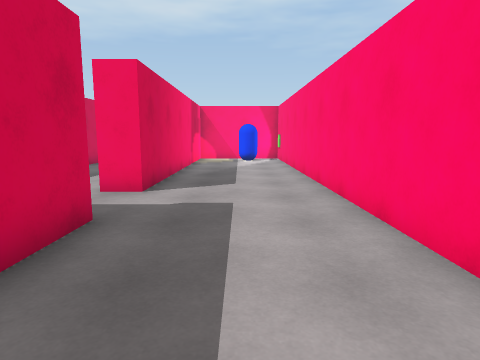
View 1 (above)

18 first-person views from a walk through a 3-D level made in the Unity game engine. The camera is 1.3 m above the floor, tilts 8° down and sees 75° across. The floor is counted in squares, 1 m on a side. Each view is taken from the middle of a square. On the plan, view 1 faces up. The plan holds only what a view shows up to about 14 squares ahead; the rest is blank. The place goes on beyond the plan. The player character is not drawn.

View 2
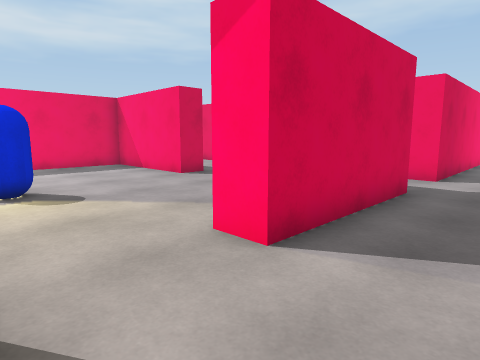

View 3
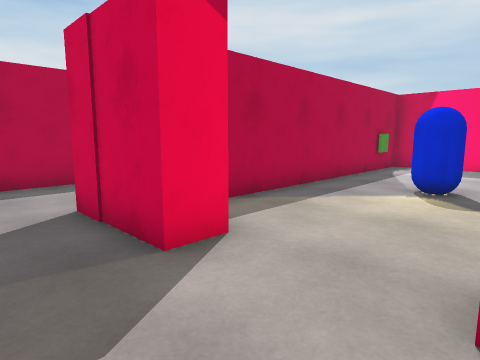

View 4
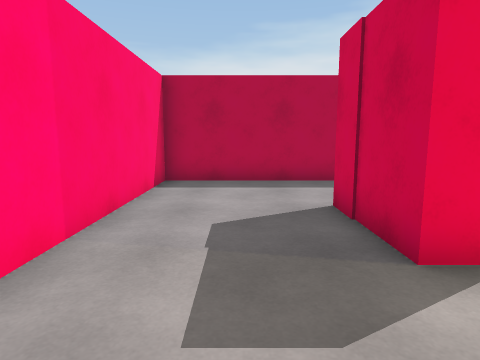

View 5
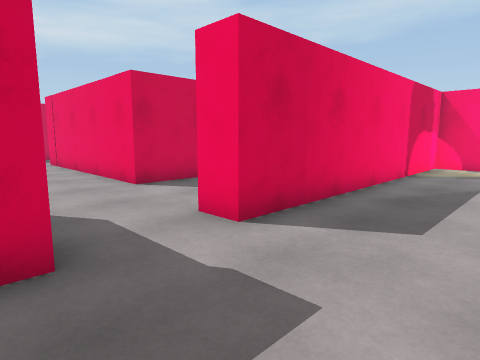

View 6
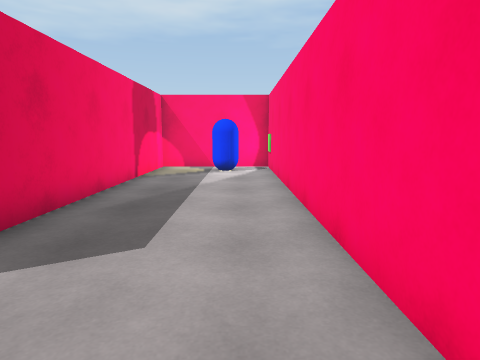

View 7
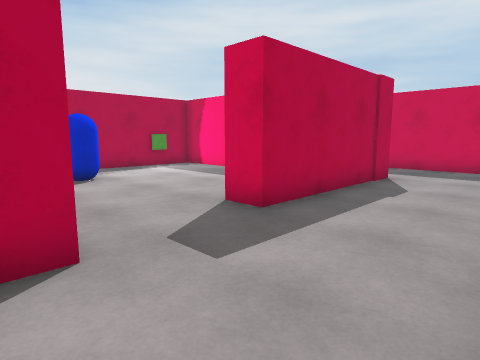

View 8
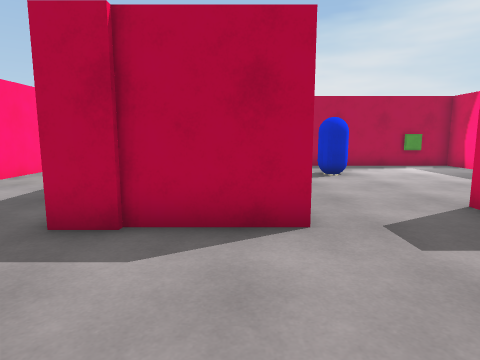

View 9
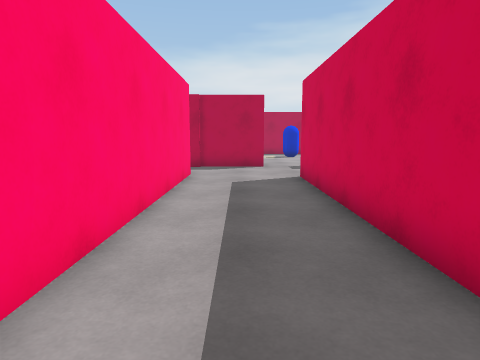

View 10
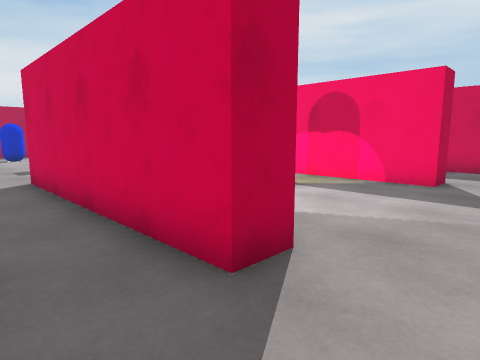

View 11
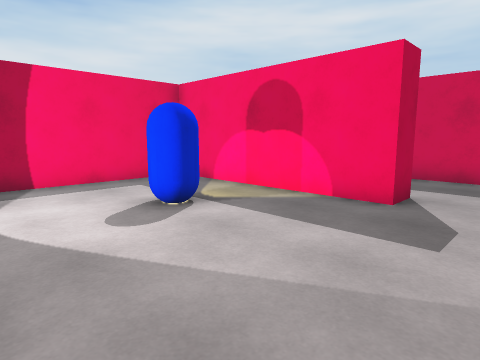

View 12
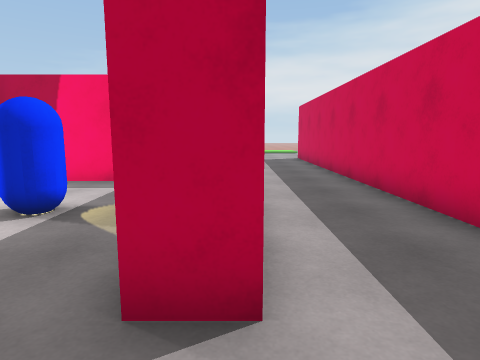

View 13
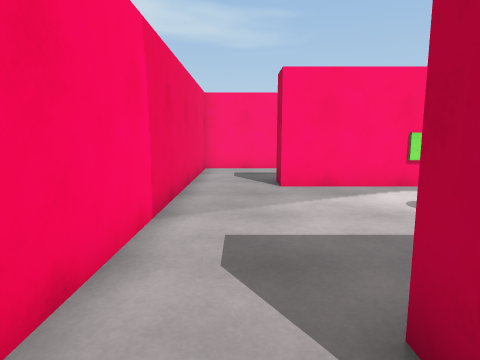

View 14
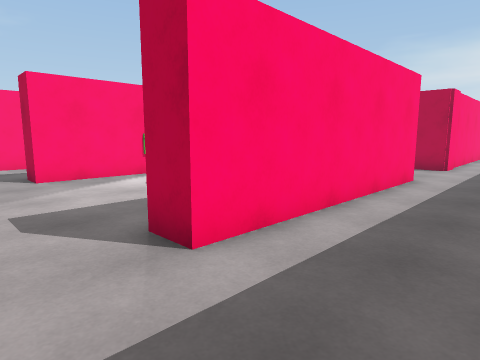

View 15
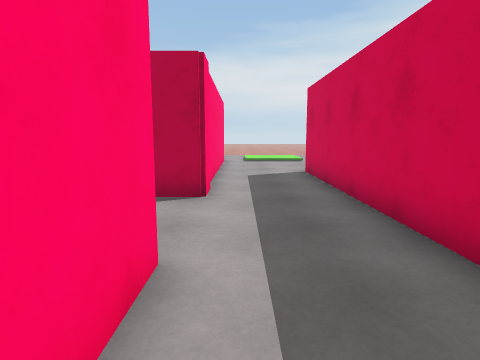

View 16
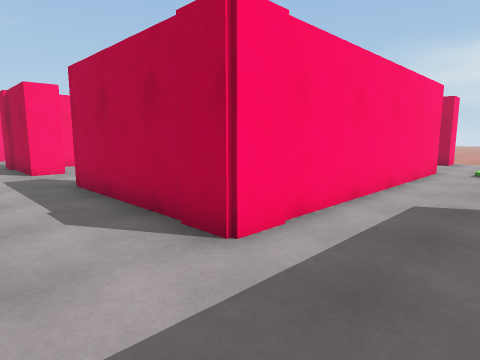

View 17
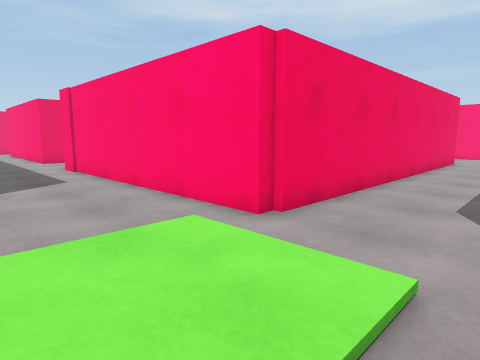

View 18
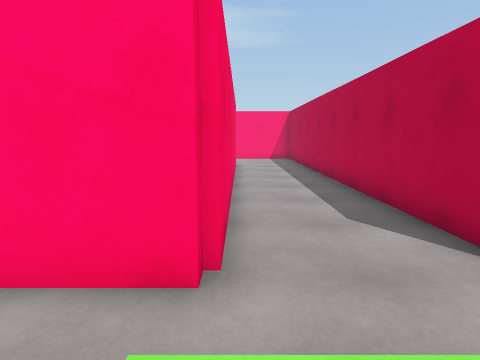

### Floor plan
Points are (right, up) in squares from view 1. A wall is a line through its corners. A room is listed if a view was taken in it or the views show most of it. See-through windows are left out.
Room 1 (views 1, 2, 3, 4, 5, 6, 7, 8, 9, 10, 11, 12, 13, 14, 15, 16)
walls: (-6, 3.6) (-6, 4.6) (-2.3, 4.6) (-2.3, -0.2) (-3.4, -0.2); (-3.3, 2.4) (-3.3, 2.9); (-14.2, 3) (-14.2, -0.2); (-14.2, -1.8) (-14.2, -4.8) (-4.4, -4.8); (2.2, 2.8) (2.2, 18.4) (-2.3, 18.4) (-2.3, 7.3) (-3.3, 7.3) (-3.3, 18.4) (-8.5, 18.4); (-15.2, -1.4) (-15.2, 4.3) (-9.3, 4.3) (-9.3, 3.3) (-13.8, 3.3); (-1.8, -4.8) (-1.8, -5.9); (-12.9, -4.6) (-12.1, -4.6); (-2.1, -5.8) (-14.9, -5.8); (-8, 15.9) (-7, 15.9) (-7, 8) (-15.2, 8) (-15.2, 15.9) (-14.2, 15.9); (-14.8, -9.2) (2.2, -9.2) (2.2, -0.2); (-13.4, 18.4) (-14.4, 18.4); (-18.4, 16.6) (-18.4, -0.6)
ways out: opening at (-17, -0.7) to room 2; opening at (-14, -7.5) to room 2; opening at (-14.5, 17.5) to room 3; opening at (-7.5, 17.5) to room 3
objects: blue capsule (-9, -2) to (-8, -1); block (-3, -4) to (-2, -3); blue capsule (0, 17) to (1, 17)
Room 2 (views 17, 18)
walls: (-14.8, -5.6) (-15.2, -5.6) (-15.2, -1.4); (-14.8, -9.9) (-14.8, -9.2)
ways out: opening at (-17, -0.7) to room 1; opening at (-14, -7.5) to room 1
Room 3 (no view inside)
walls: (-8, 12.2) (-8, 15.9); (-14.2, 15.9) (-14.2, 9.9); (-8.5, 18.4) (-13.4, 18.4); (-13, 9) (-9.1, 9)
ways out: opening at (-14.5, 17.5) to room 1; opening at (-7.5, 17.5) to room 1
objects: blue capsule (-12, 12) to (-11, 13)

Positions as (right, up) in squares from view 1, and headings:
1: (0, 0), facing up
2: (0, -3), facing up-left
3: (0, 0), facing down-left
4: (0, 0), facing down
5: (1, 4), facing up-left
6: (1, 5), facing up
7: (-5, 8), facing down-left
8: (-5, 9), facing down
9: (-5, 18), facing down
10: (-5, 18), facing down-left
11: (-8, 18), facing down-left
12: (-15, 18), facing down
13: (-16, 17), facing right
14: (-18, 18), facing down-right
15: (-16, 11), facing down
16: (-18, 7), facing down-right
17: (-19, -9), facing up-right
18: (-18, -6), facing right
